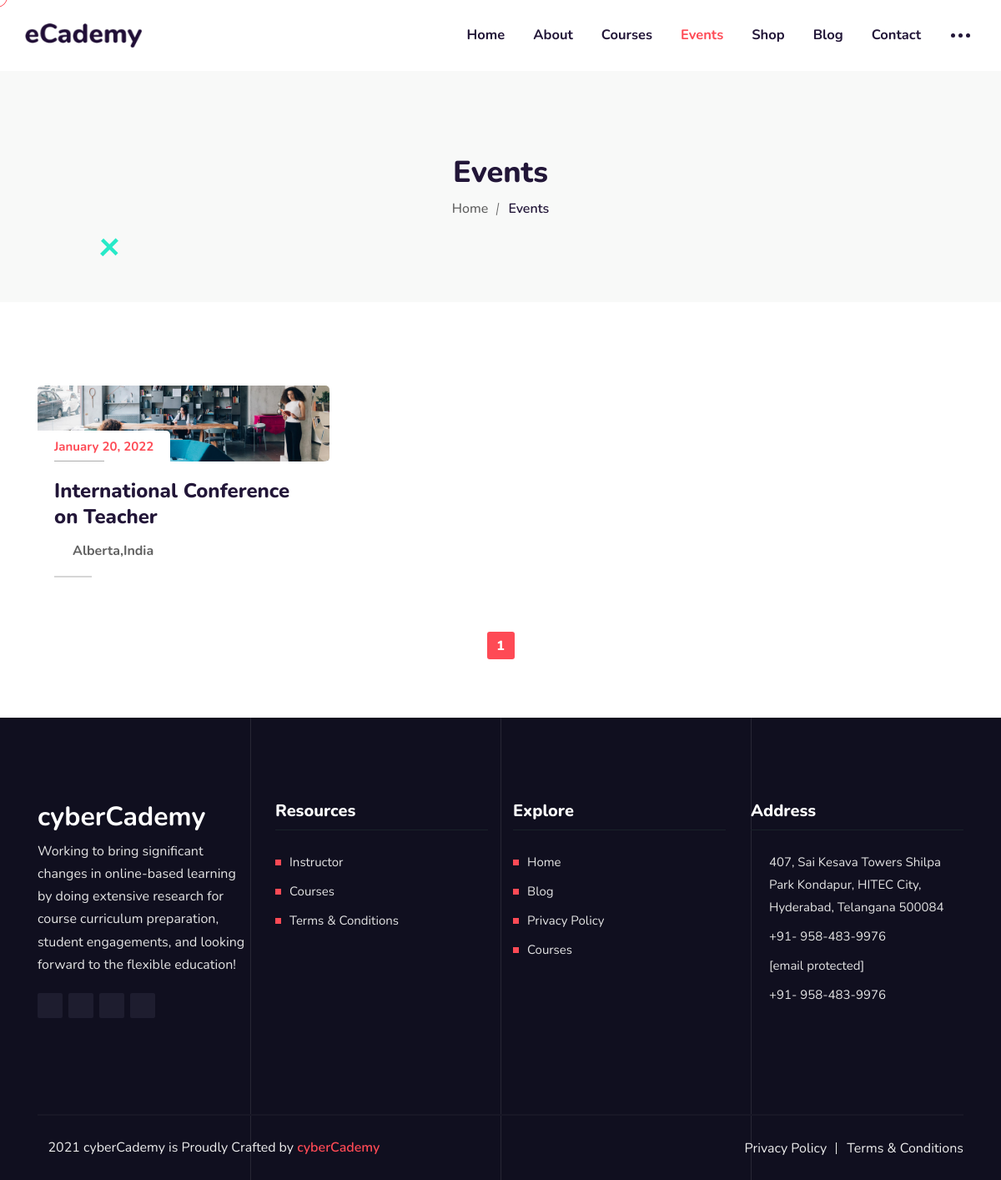
/events/ (signed in), run on the app's committed database.
### event/models.py (models this page shows, shortened)
class event_detail(models.Model):
    event_img=models.ImageField(upload_to='image/event/')
    event_title=models.CharField(max_length=1000)
    slug=models.SlugField(max_length=1000,unique=True)
    state=models.CharField(max_length=100)
    country=models.CharField(max_length=100)
    date=models.DateField()
    event_cost=models.IntegerField()
    event_total_slot=models.IntegerField(default=0)
    event_booked_slot=models.IntegerField(default=0)
    event_start_date=models.DateField()
    event_end_date=models.DateField()
    event_start_time=models.TimeField()
    event_end_time=models.TimeField()
    about_event=models.TextField()
    where_event=models.TextField()

### event/views.py (the view)
# urls.py: path('events/', views.events, name='events'),
def events(request):
    event=event_detail.objects.all().order_by('id')
    paginator=Paginator(event,6)
    page_no=request.GET.get('page')
    page_obj=paginator.get_page(page_no)
    res={'event':page_obj}
    return render(request,'events.html',res)

### event/templates/events.html (shortened to what this page needs)
{% extends 'basic.html' %}
{% block body %}
{% load static %}
<div class="page-title-area">
    <div class="container">
        <div class="page-title-content">
            <h2><span>Events</span></h2>
            <ul>
                <li><a href="/">Home</a></li>
                <li><span>Events</span></li>
            </ul>
        </div>
    </div>
    <div class="shape9">
        <img src="{% static '/wp-content/themes/ecademy/assets/img/shape8.svg' %}" alt="Shape Image One">
    </div>
</div>
<div class="events-area pt-100 pb-70">
    <div class="container">
        <div class="row">{% for e in event %}
            <div id="event-1755" class="col-lg-4 col-sm-6 col-md-6 post-1755 tp_event type-tp_event status-publish has-post-thumbnail hentry tp_event_category-upcoming-health-coaching pmpro-has-access">
                <div class="single-events-box">
                    <div class="image">
                        <a href="{% url 'single-event' e.slug %}" class="d-block">
                            <img width="750" height="500"
                                src="/media/{{e.event_img}}"
                                class="attachment-ecademy_default_thumb size-ecademy_default_thumb wp-post-image" alt=""
                                loading="lazy"
                                srcset="/media/{{e.event_img}} 750w,
                                /media/{{e.event_img}} 300w,
                                /media/{{e.event_img}} 600w"
                                sizes="(max-width: 750px) 100vw, 750px" /> </a>
                        <span class="date">
                     {{e.date|date:"F d, Y" }}</span>
                    </div>
                    <div class="content">
                        <h3><a href="{% url 'single-event' e.slug %}">{{e.event_title|capfirst}}</a></h3>
                        <span class="location"><i class="bx bx-map"></i>{{e.state|capfirst}},{{e.country|capfirst}}</span>
                    </div>
                </div>
            </div>
           {% endfor %}
        </div>
        <div class="pagination-area text-center">
            <nav aria-label="navigation">
                {% for i in event.paginator.page_range %}
                {% if event.number == i %}
                                  <span aria-current="page" class="page-numbers current">{{i}}</span>
                                {% else %}  <span aria-current="page" class="page-numbers ">{{i}}</span>
                                  {% endif %}{% endfor %}
            </nav>
        </div>
    </div>
</div>
{% endblock body %}

### course/static/wp-content/uploads/elementor/css/post-17.css (style rules this page uses)
.elementor-kit-17 { --e-global-color-primary:#6EC1E4;--e-global-color-secondary:#54595F;--e-global-color-text:#7A7A7A;--e-global-color-accent:#61CE70;--e-global-color-34b3b30f:#4054B2;--e-global-color-19f78e1f:#23A455;--e-global-color-376dbcff:#000;--e-global-color-2b9948a6:#FFF;--e-global-typography-primary-font-family:"Roboto";--e-global-typography-primary-font-weight:600;--e-global-typography-secondary-font-family:"Roboto Slab";--e-global-typography-secondary-font-weight:400;--e-global-typography-text-font-family:"Roboto";--e-global-typography-text-font-weight:400;--e-global-typography-accent-font-family:"Roboto";--e-global-typography-accent-font-weight:500 }

### data on the page
event_detail: event_img (picture), date "January 20, 2022", event_title "International Conference on Teacher", state "Alberta", country "India"

### other printed values
{{ i }} "1"
